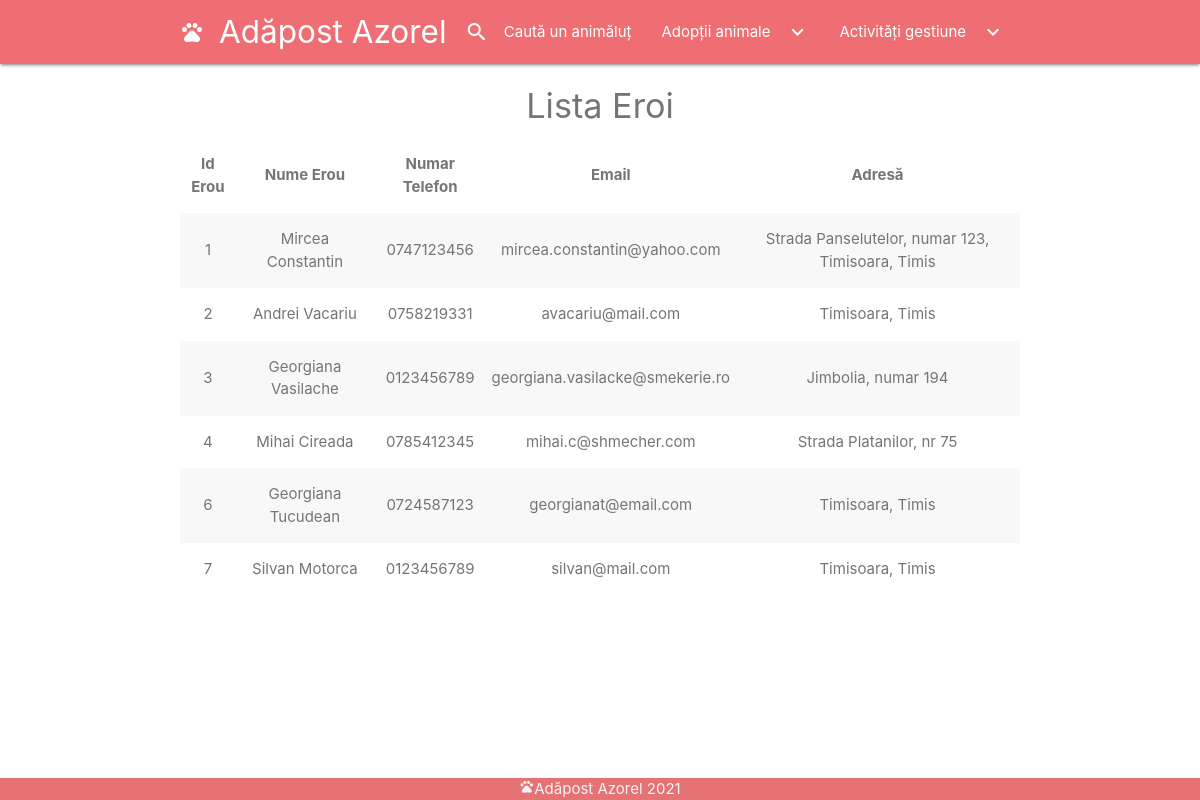
Screenshot of /proiect_adapost/lista.php with the database file from the repository.
### tables this page shows
CREATE TABLE `clienti` (
  `idClient` int(11) NOT NULL,
  `numeClient` varchar(255) NOT NULL,
  `numarTelefon` varchar(64) NOT NULL,
  `email` varchar(64) NOT NULL,
  `adresa` varchar(255) NOT NULL
);

### proiect_adapost/lista.php (the view, shortened to what this page needs)
<?php
	include('config/db_connect.php');
	$sql = 'SELECT * FROM clienti';
	$rezultate = mysqli_query($conexiune, $sql);
	$clienti = mysqli_fetch_all($rezultate, MYSQLI_ASSOC);
?>
<!DOCTYPE html>
<html>
	<?php include('templates/header.php'); ?>
	<section class="container grey-text text-darken-1">
	<h4 class = 'center grey-text text-darken-1'>Lista Eroi</h4>
	<table class=" centered striped">
		<div class="responsive-table">
        <thead>
          <tr>
              <th>Id Erou</th>
              <th>Nume Erou</th>
              <th>Numar Telefon</th>
              <th>Email</th>
              <th>Adresă</th>
          </tr>
        </thead>
        <tbody>
         	<?php foreach ($clienti as $client) { ?>
				<tr>
					<td><?php echo htmlspecialchars($client['idClient']); ?></td>
					<td><?php echo htmlspecialchars($client['numeClient']); ?></td>
					<td><?php echo htmlspecialchars($client['numarTelefon']); ?></td>
					<td><?php echo htmlspecialchars($client['email']); ?></td>
					<td><?php echo htmlspecialchars($client['adresa']); ?></td>
				</tr>
			<?php } ?>
        </tbody>
        </div>
      </table>
  	</section>
	<?php include('templates/footer.php'); ?>
</html>

### proiect_adapost/templates/header.php (style rules this page uses)
body { display: flex; min-height: 100vh; flex-direction: column; }

### rows the page displays
clienti: idClient "1", numeClient "Mircea Constantin", numarTelefon "0747123456", email "mircea.constantin@yahoo.com", adresa "Strada Panselutelor, numar 123, Timisoara, Timis"
clienti: idClient "2", numeClient "Andrei Vacariu", numarTelefon "0758219331", email "avacariu@mail.com", adresa "Timisoara, Timis"
clienti: idClient "3", numeClient "Georgiana Vasilache", numarTelefon "0123456789", email "georgiana.vasilacke@smekerie.ro", adresa "Jimbolia, numar 194"
clienti: idClient "4", numeClient "Mihai Cireada", numarTelefon "0785412345", email "mihai.c@shmecher.com", adresa "Strada Platanilor, nr 75"
clienti: idClient "6", numeClient "Georgiana Tucudean", numarTelefon "0724587123", email "georgianat@email.com", adresa "Timisoara, Timis"
clienti: idClient "7", numeClient "Silvan Motorca", numarTelefon "0123456789", email "silvan@mail.com", adresa "Timisoara, Timis"
